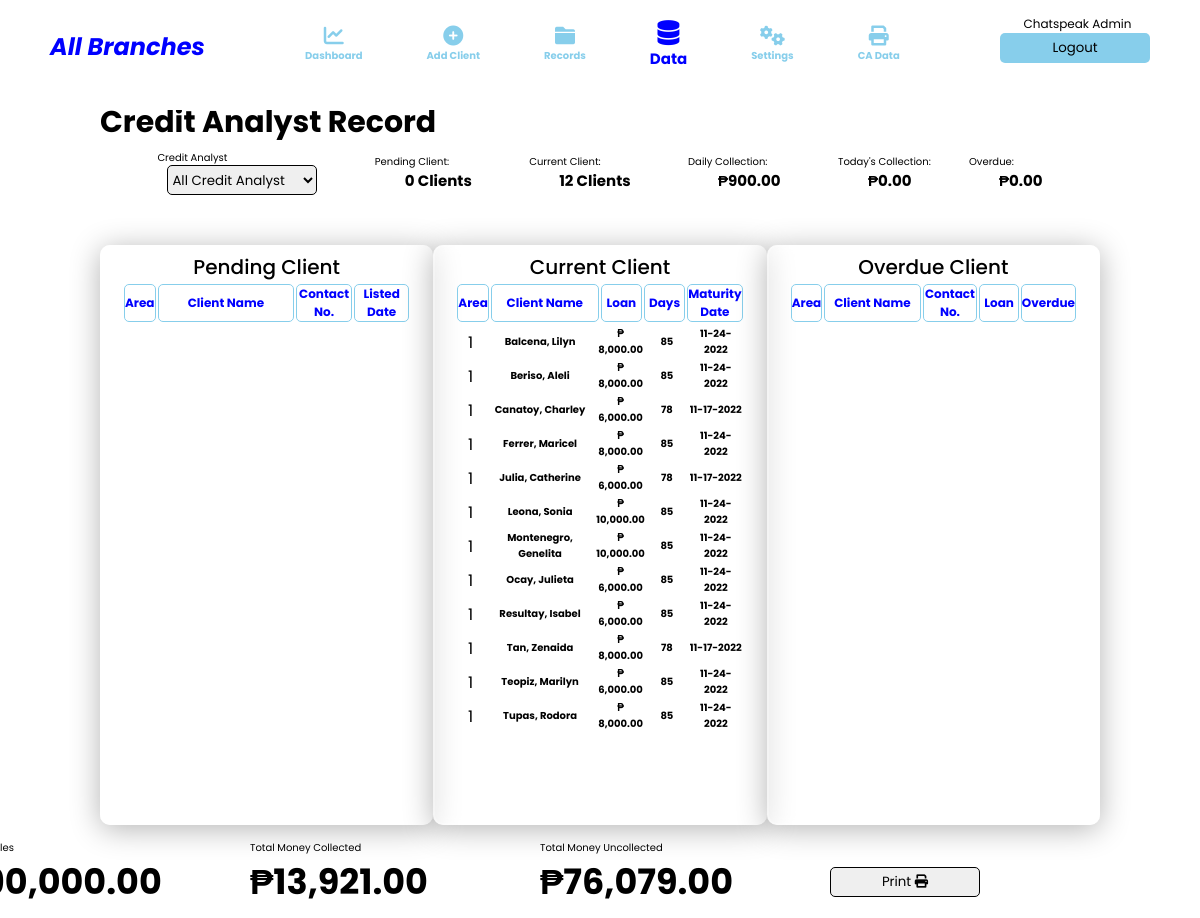
The page /Data.php (signed in) on the database its author committed.
### tables this page shows
CREATE TABLE `insert_client` (
  `id` int(11) NOT NULL,
  `cbranch` varchar(255) NOT NULL,
  `clientid` varchar(255) NOT NULL,
  `cphoto` text NOT NULL,
  `cfirstname` varchar(255) NOT NULL,
  `cmidname` varchar(255) NOT NULL,
  `clastname` varchar(255) NOT NULL,
  `csuffix` varchar(255) NOT NULL,
  `ccarea` varchar(255) NOT NULL,
  `ccycle` int(11) NOT NULL DEFAULT 1,
  `cchnumber` varchar(255) NOT NULL,
  `ccstreet` varchar(255) NOT NULL,
  `ccbarangay` varchar(255) NOT NULL,
  `cccity` varchar(255) NOT NULL,
  `ccontact` varchar(255) NOT NULL,
  `cemail` varchar(255) NOT NULL,
  `cage` varchar(255) NOT NULL,
  `cgender` varchar(255) NOT NULL,
  `cbirthday` date NOT NULL,
  `chnumber` varchar(255) NOT NULL,
  `cstreet` varchar(255) NOT NULL,
  `cbarangay` varchar(255) NOT NULL,
  `ccity` varchar(255) NOT NULL,
  `chome` varchar(255) NOT NULL,
  `cother` varchar(255) NOT NULL,
  `cnationality` varchar(255) NOT NULL,
  `ccivilstatus` varchar(255) NOT NULL,
  `cspouse` varchar(255) NOT NULL,
  `cchildren` varchar(255) NOT NULL,
  `ccomaker` varchar(255) NOT NULL,
  `cccontact` varchar(255) NOT NULL,
  `ccreditanalyst` varchar(255) NOT NULL,
  `cloanrequest` int(11) NOT NULL DEFAULT 0,
  `cloanamount` int(11) NOT NULL DEFAULT 0,
  `cloanstatus` varchar(255) NOT NULL DEFAULT 'Pending',
  `camountpaid` int(11) NOT NULL DEFAULT 0,
  `cadvance` int(11) DEFAULT 0,
  `csecdep` int(11) NOT NULL,
  `paydate` datetime DEFAULT NULL,
  `cbalance` int(11) NOT NULL DEFAULT 0,
  `coverdue` int(11) NOT NULL DEFAULT 0,
  `cinterest` int(11) NOT NULL,
  `clisteddate` datetime NOT NULL DEFAULT current_timestamp(),
  `creleaseddate` datetime DEFAULT NULL,
  `cmaturitydate` datetime DEFAULT NULL
);

### Data.php (the view, shortened to what this page needs)
<?php
    include_once 'header.php';
?>
<div class="dataRecords">
    <h1>Credit Analyst Record</h1>
    <div class="caDataReport">
        <div>
            <label for="caNameID">Credit Analyst</label>
            <select name="caName" id="caNameID" onchange = "caFilter()">
                <option value="0">All Credit Analyst</option>
            </select>
        </div>
        <div>
        <?php
                if($bnm == "all"){
                    $qPending = "SELECT COUNT(cloanstatus) AS Pending FROM insert_client WHERE cloanstatus = 'Pending'";
                }else{
                    $qPending = "SELECT COUNT(cloanstatus) AS Pending FROM insert_client WHERE cbranch = '$bnm' and cloanstatus = 'Pending'";
                }
                $queery1 = mysqli_query($connection,$qPending);
                    if(mysqli_num_rows($queery1)>0){
                        while($rowData1 = mysqli_fetch_array($queery1)){
                           $rPending = $rowData1['Pending'];
                        }
                    }
            ?>
                <p>Pending Client:</p>
                <?php echo " <span id='pendingID'>".$rPending." Clients </span>"?>
        </div>
        <div>
        <?php
                if($bnm == "all"){
                    $qCurrent = "SELECT COUNT(cloanstatus) AS Current FROM insert_client WHERE cloanstatus = 'OnGoing' ";
                }else{
                    $qCurrent = "SELECT COUNT(cloanstatus) AS Current FROM insert_client WHERE cbranch = '$bnm' and cloanstatus = 'OnGoing' ";
                }
                $queery2 = mysqli_query($connection,$qCurrent);
                    if(mysqli_num_rows($queery2)>0){
                        while($rowData2 = mysqli_fetch_array($queery2)){
                        $rCurrent = $rowData2['Current'];
                        }
                    }
            ?>
            <p>Current Client:</p>
            <?php echo " <span id='currentID'>".$rCurrent." Clients </span>"?>
        </div>
        <div>
            <p>Daily Collection:</p>
            <span id="dailyCollection"></span>
        </div>
        <div>
            <p>Today's Collection:</p>
            <span id="todayCollection"></span>
        </div>
        <div>
            <p>Overdue:</p>
            <span id="overDue"></span>
        </div>
    </div>
    <div class="dataContent">
        <div class="cadrCont first">
            <h4>Pending Client</h4>
            <table>
                <tr>
                    <th width="10%">Area</th>
                    <th width="50%">Client Name</th>
                    <th width="20%">Contact No.</th>
                    <th width="20%">Listed Date</th>
                </tr>
            </table>
            <div class="cadrFPC">
            </div>
        </div>
        <div class="cadrCont second">
            <h4>Current Client</h4>
            <table>
                <tr>
                    <th width="10%">Area</th>
                    <th width="40%">Client Name</th>
                    <th width="15%">Loan</th>
                    <th width="15%">Days</th>
                    <th width="20%">Maturity Date</th>
                </tr>
            </table>
            <div class="cadrSCC">
                <table id="tCurrent">
                <?php
                        if($bnm == "all"){
                            $query2 = "SELECT * FROM insert_client WHERE cloanstatus in('OnGoing','Released')  ORDER BY ccarea ASC, clastname ASC";
                        }else{
                            $query2 = "SELECT * FROM insert_client WHERE cbranch = '$bnm' and cloanstatus in('OnGoing','Released') ORDER BY ccarea ASC, clastname ASC";
                        }
                        $result2 = mysqli_query($connection,$query2);
                        $drIndex2 = -1;
                        while($row2  = mysqli_fetch_assoc($result2)){
                            $acctid = $row2['clientid'];
                            $drIndex2 ++;
                            $approvedloan = $row2['cloanamount'];
                ?>
                    <tr>
                        <td width="10%"><?php echo $row2['ccarea']?></td>
                        <td width="40%"><span><?php echo $row2['clastname'].", ".$row2['cfirstname']?></span></td>
                        <td width="15%"><span>₱ </span><span><?php echo number_format($approvedloan,2)?></span></td>
                        <td width="15%" id="tdDaysRemaining<?php echo $drIndex2?>" class="tdDaysRemaining2" data-date="<?php echo $row2['cmaturitydate']?>"><span class="days"></span>
                        </td>
                        <td width="20%"><p><span><?php echo date('m-d-Y',strtotime($row2['creleaseddate'].'+ 100 days'));?></span></p></td>
                        <?php
                            $payment_today = "SELECT sum(payment) as pymnt FROM insert_payment WHERE clientid = '$acctid' GROUP BY clientid DESC  ";
                            $payment_today_query = mysqli_query($connection, $payment_today);
                            while($today = mysqli_fetch_assoc($payment_today_query)){
                        ?>
                        <?php
                            $show_amount_released = "SELECT * FROM insert_deduction WHERE loan_amount = $approvedloan ";
                            $show_amount_released_query = mysqli_query($connection, $show_amount_released);
                            while($deductions = mysqli_fetch_assoc($show_amount_released_query)){
                        ?>
                    </tr>
                    <?php }}} ?>
                </table>
            </div>
        </div>
        <div class="cadrCont third">
            <h4>Overdue Client</h4>
            <table>
                <tr>
                    <th width="10%">Area</th>
                    <th width="40%">Client Name</th>
                    <th width="20%">Contact No.</th>
                    <th width="15%">Loan</th>
                    <th width="15%">Overdue</th>
                </tr>
            </table>
            <div class="cadrTOR">
            </div>
        </div>
    </div>
    <div class="doAllSale">
        <div>
            <p>Total Sales</p>
            <span id="ttlSales"></span>
        </div>
        <div>
            <p>Total Money Collected</p>
            <span id="ttmCol"></span>
        </div>
        <div>
            <p>Total Money Uncollected</p>
            <span id="tmUCol"></span>
        </div>
        <div>
            <button id="btnPrintData" onclick="window.print(); return false;" media = "print">Print <i class="fa fa-print"></i></button>
        </div>
    </div>
</div>

### CSS/style.css (style rules this page uses)
* { margin: 0; padding: 0; box-sizing: border-box; font-family: 'Poppins', sans-serif; }

### rows shown on the page
insert_client: ccarea "1", clastname "Balcena", cfirstname "Lilyn", cloanamount "8,000.00", creleaseddate "11-24-2022"
insert_client: ccarea "1", clastname "Beriso", cfirstname "Aleli", cloanamount "8,000.00", creleaseddate "11-24-2022"
insert_client: ccarea "1", clastname "Canatoy", cfirstname "Charley", cloanamount "6,000.00", creleaseddate "11-17-2022"
insert_client: ccarea "1", clastname "Ferrer", cfirstname "Maricel", cloanamount "8,000.00", creleaseddate "11-24-2022"
insert_client: ccarea "1", clastname "Julia", cfirstname "Catherine", cloanamount "6,000.00", creleaseddate "11-17-2022"
insert_client: ccarea "1", clastname "Leona", cfirstname "Sonia", cloanamount "10,000.00", creleaseddate "11-24-2022"
insert_client: ccarea "1", clastname "Montenegro", cfirstname "Genelita", cloanamount "10,000.00", creleaseddate "11-24-2022"
insert_client: ccarea "1", clastname "Ocay", cfirstname "Julieta", cloanamount "6,000.00", creleaseddate "11-24-2022"
insert_client: ccarea "1", clastname "Resultay", cfirstname "Isabel", cloanamount "6,000.00", creleaseddate "11-24-2022"
insert_client: ccarea "1", clastname "Tan", cfirstname "Zenaida", cloanamount "8,000.00", creleaseddate "11-17-2022"
insert_client: ccarea "1", clastname "Teopiz", cfirstname "Marilyn", cloanamount "6,000.00", creleaseddate "11-24-2022"
insert_client: ccarea "1", clastname "Tupas", cfirstname "Rodora", cloanamount "8,000.00", creleaseddate "11-24-2022"

### other values the page prints
$bname "All Branches"
$_SESSION['UNAME'] "Chatspeak Admin"
$rPending "0"
